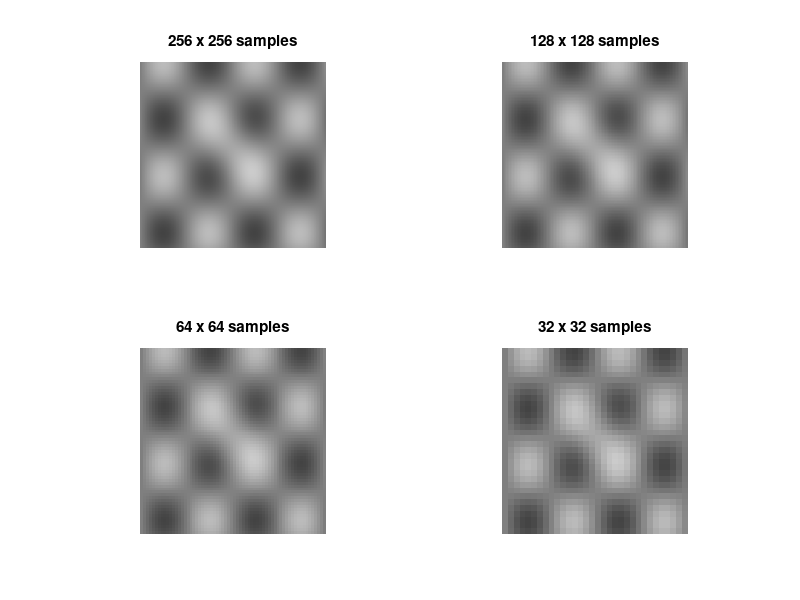
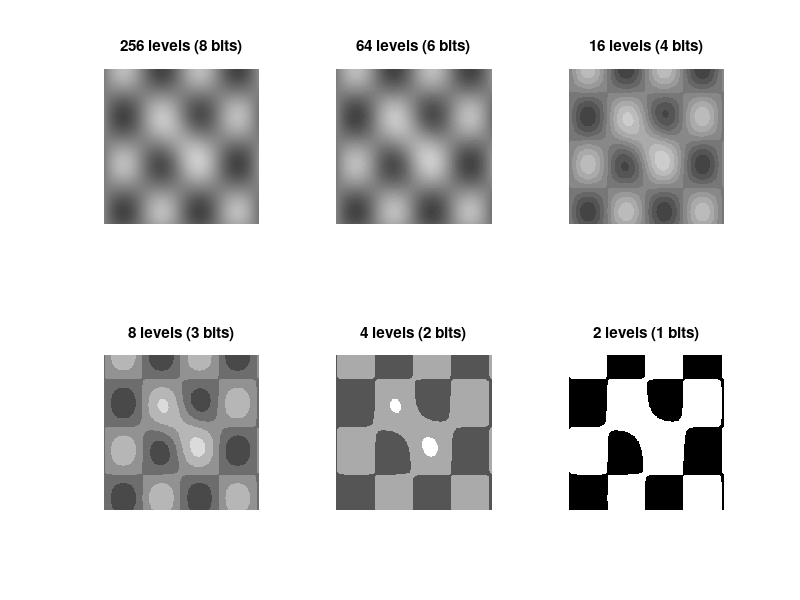
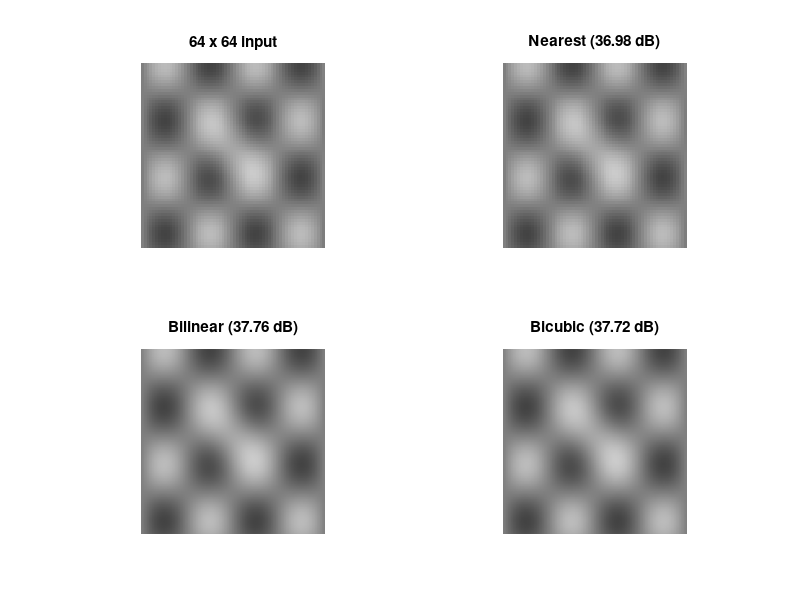

These figures' MATLAB source, in order:

clc;
clear;
close all;

%% Create a grayscale test image (256 x 256)
n = 256;
[x,y] = meshgrid(0:n-1,0:n-1);

I = uint8(127 + 60*sin(x/20).*cos(y/25) ...
    + 40*exp(-((x-130).^2+(y-120).^2)/2000));

%% Part A: Spatial Resolution (Sampling)
f = [1 2 4 8];

figure('Name','Sampling');

for k = 1:numel(f)
    Is = I(1:f(k):end,1:f(k):end);

    % Nearest-neighbour enlargement
    Id = Is(ceil((1:n)/f(k)),ceil((1:n)/f(k)));

    subplot(2,2,k);
    imagesc(Id,[0 255]);
    axis image off;
    colormap(gca,gray(256));

    title(sprintf('%d x %d samples', ...
        size(Is,1),size(Is,2)));
end

%% Part B: Intensity Resolution (Quantization)
L = [256 64 16 8 4 2];

figure('Name','Quantization');

for k = 1:numel(L)
    step = 256/L(k);
    Iq = uint8(floor(double(I)/step)*(255/(L(k)-1)));

    subplot(2,3,k);
    imagesc(Iq,[0 255]);
    axis image off;
    colormap(gca,gray(256));

    title(sprintf('%d levels (%d bits)', ...
        L(k),log2(L(k))));
end

%% Part C: Interpolation Methods
small = I(1:4:end,1:4:end);

% Nearest-neighbour interpolation
Nn = small(ceil((1:n)/4),ceil((1:n)/4));

% Bilinear interpolation (manual)
t = linspace(1,64,256);
[Xs,Ys] = meshgrid(1:64,1:64);
[Xq,Yq] = meshgrid(t,t);

Bl = interp2(Xs,Ys,double(small),Xq,Yq,'linear');
Bl = uint8(Bl);

% Bicubic interpolation (manual)
Bc = interp2(Xs,Ys,double(small),Xq,Yq,'cubic');
Bc = uint8(max(0,min(255,Bc)));

%% Calculate PSNR
mseN = mean((double(I(:))-double(Nn(:))).^2);
mseB = mean((double(I(:))-double(Bl(:))).^2);
mseC = mean((double(I(:))-double(Bc(:))).^2);

psnrN = 10*log10(255^2/(mseN+eps));
psnrB = 10*log10(255^2/(mseB+eps));
psnrC = 10*log10(255^2/(mseC+eps));

figure('Name','Interpolation');

subplot(2,2,1);
imagesc(small,[0 255]);
axis image off;
colormap(gca,gray(256));
title('64 x 64 input');

subplot(2,2,2);
imagesc(Nn,[0 255]);
axis image off;
colormap(gca,gray(256));
title(sprintf('Nearest (%.2f dB)',psnrN));

subplot(2,2,3);
imagesc(Bl,[0 255]);
axis image off;
colormap(gca,gray(256));
title(sprintf('Bilinear (%.2f dB)',psnrB));

subplot(2,2,4);
imagesc(Bc,[0 255]);
axis image off;
colormap(gca,gray(256));
title(sprintf('Bicubic (%.2f dB)',psnrC));

fprintf('PSNR nearest = %.2f dB\n',psnrN);
fprintf('PSNR bilinear = %.2f dB\n',psnrB);
fprintf('PSNR bicubic = %.2f dB\n',psnrC);
